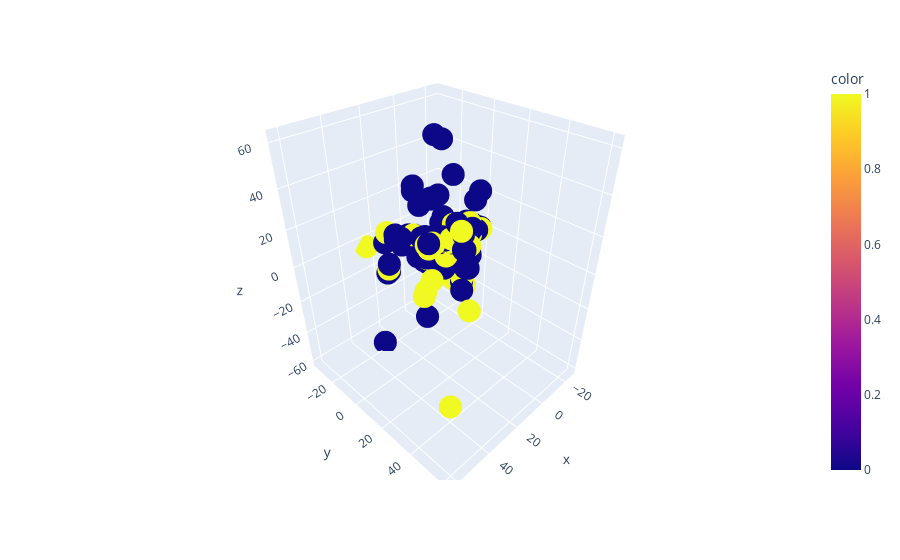

Notebook cell for this chart:
### Markdown cell above
<div class="alert alert-info"><b>Quality of the Compression</b>

The following cell comprises the code to visualize the encoded feature matrix, employing the binary target array to color the samples. We also use other plotting methods to analyze the output of the autoencoder.
</div>

### Code cell
import plotly.express as px

embeddings = pd.DataFrame(embeddings, columns=['x', 'y', 'z'])
fig = px.scatter_3d(embeddings, x='x', y='y', z='z', color=y_train)
fig.show()

### Figure 1 — Plotly figure (JSON) as saved in the notebook; plotly's stock layout.template omitted (floating-point values rounded to 4 significant figures; data arrays with more than 128 entries replaced by an {"elided": "..."} marker saying what was removed)
{"data": [{"hovertemplate": "x=%{x}<br>y=%{y}<br>z=%{z}<br>color=%{marker.color}<extra></extra>", "legendgroup": "", "marker": {"color": {"elided": "750 int values"}, "coloraxis": "coloraxis", "symbol": "circle"}, "mode": "markers", "name": "", "scene": "scene", "showlegend": false, "type": "scatter3d", "x": {"elided": "750 float values"}, "y": {"elided": "750 float values"}, "z": {"elided": "750 float values"}}], "layout": {"coloraxis": {"colorbar": {"title": {"text": "color"}}, "colorscale": [[0, "#0d0887"], [0.1111, "#46039f"], [0.2222, "#7201a8"], [0.3333, "#9c179e"], [0.4444, "#bd3786"], [0.5556, "#d8576b"], [0.6667, "#ed7953"], [0.7778, "#fb9f3a"], [0.8889, "#fdca26"], [1, "#f0f921"]]}, "legend": {"tracegroupgap": 0}, "margin": {"t": 60}, "scene": {"domain": {"x": [0, 1], "y": [0, 1]}, "xaxis": {"title": {"text": "x"}}, "yaxis": {"title": {"text": "y"}}, "zaxis": {"title": {"text": "z"}}}}}
